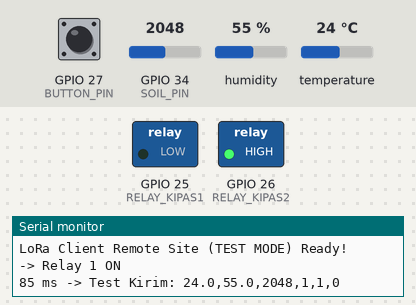
Recording of a sketch running on a simulated ESP32. Shown: switched loads named in the sketch (green lamp = pin HIGH), the last lines printed to the serial monitor. The inputs (shaded band) are chosen by the test bench; at power-on: GPIO 27 (BUTTON_PIN) HIGH, GPIO 34 (SOIL_PIN) = 2048, humidity 55 %, temperature 24 °C. No radio packets arrive unless stated.

Above: at 1.5 s.
At 7.1 s:
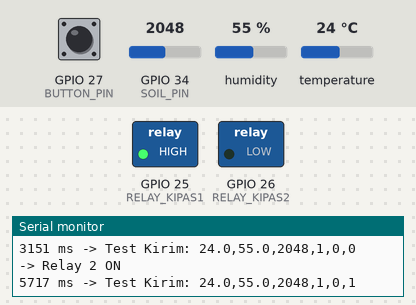
At 10.0 s:
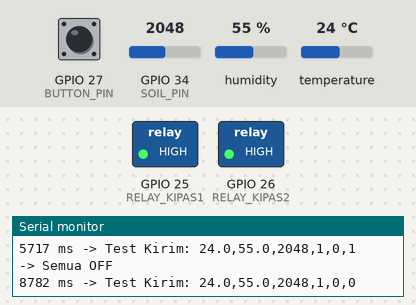
Timing chart, 0 to 14.7 s (numbered marks = the images above):
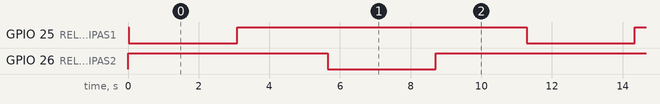

The sketch:

node.ino
```cpp
#include <SPI.h>
#include <LoRa.h>
#include <DHT.h>

SPIClass spiLoRa(VSPI);

// Definisi Pin Sensor & Aktuator
#define BUTTON_PIN 27
#define DHTPIN 13
#define DHTTYPE DHT22
#define SOIL_PIN 34
#define RELAY_KIPAS1 25
#define RELAY_KIPAS2 26

DHT dht(DHTPIN, DHTTYPE);

void setup() {
  Serial.begin(115200);

  dht.begin();
  pinMode(BUTTON_PIN, INPUT_PULLUP);

  // Inisialisasi Relay (Active LOW)
  pinMode(RELAY_KIPAS1, OUTPUT);
  pinMode(RELAY_KIPAS2, OUTPUT);

  // Set HIGH di awal agar relay dalam kondisi OFF saat pertama kali menyala
  digitalWrite(RELAY_KIPAS1, HIGH);
  digitalWrite(RELAY_KIPAS2, HIGH);

  // Inisialisasi LoRa SPI
  spiLoRa.begin(18, 19, 23, 5);
  LoRa.setSPI(spiLoRa);
  LoRa.setPins(5, 14, 4); // DIO0 aman di Pin 4

  if (!LoRa.begin(433E6)) {
    Serial.println("LoRa Client gagal!");
    while (1);
  }

  LoRa.setSyncWord(0xF3);
  LoRa.enableCrc();
  Serial.println("LoRa Client Remote Site (TEST MODE) Ready!");
}

// Fungsi khusus untuk membaca sensor dan mengirim data seketika
void bacaDanKirim() {
  float suhu = dht.readTemperature();
  float kelembaban = dht.readHumidity();
  int soil = analogRead(SOIL_PIN);
  int tombol = digitalRead(BUTTON_PIN);

  // Baca status raw dari pin relay
  int kipas1_raw = digitalRead(RELAY_KIPAS1);
  int kipas2_raw = digitalRead(RELAY_KIPAS2);

  // --- INVERSI LOGIKA ACTIVE LOW ---
  // Jika pin LOW (0) = Relay fisik ON (1). Jika pin HIGH (1) = Relay fisik OFF (0).
  int statusKipas1 = (kipas1_raw == LOW) ? 1 : 0;
  int statusKipas2 = (kipas2_raw == LOW) ? 1 : 0;

  // Antisipasi pembacaan DHT gagal
  if (isnan(suhu) || isnan(kelembaban)) {
    suhu = 0.0;
    kelembaban = 0.0;
  }

  // Bungkus semua data ke format CSV
  String paketData = String(suhu, 1) + "," +
                     String(kelembaban, 1) + "," +
                     String(soil) + "," +
                     String(tombol) + "," +
                     String(statusKipas1) + "," +
                     String(statusKipas2);

  // Kirim ke Basecamp via LoRa
  LoRa.beginPacket();
  LoRa.print(paketData);
  LoRa.endPacket();

  // Print dengan Timestamp untuk cek kecepatan pengiriman (Realtime test)
  Serial.print(millis());
  Serial.println(" ms -> Test Kirim: " + paketData);
}

void loop() {
  // --- Skenario 1: Relay 1 Nyala ---
  digitalWrite(RELAY_KIPAS1, LOW);
  digitalWrite(RELAY_KIPAS2, HIGH);
  Serial.println("\n-> Relay 1 ON");
  bacaDanKirim();
  delay(3000); // Jeda 3 detik (Aman untuk DHT22)

  // --- Skenario 2: Semua Mati ---
  digitalWrite(RELAY_KIPAS1, HIGH);
  digitalWrite(RELAY_KIPAS2, HIGH);
  Serial.println("\n-> Semua OFF");
  bacaDanKirim();
  delay(2500); // UBAH DI SINI: Minimal 2.5 detik agar aman saat membaca sensor!

  // --- Skenario 3: Relay 2 Nyala ---
  digitalWrite(RELAY_KIPAS1, HIGH);
  digitalWrite(RELAY_KIPAS2, LOW);
  Serial.println("\n-> Relay 2 ON");
  bacaDanKirim();
  delay(3000); // Jeda 3 detik (Aman untuk DHT22)

  // --- Skenario 4: Semua Mati ---
  digitalWrite(RELAY_KIPAS1, HIGH);
  digitalWrite(RELAY_KIPAS2, HIGH);
  Serial.println("\n-> Semua OFF");
  bacaDanKirim();
  delay(2500); // UBAH DI SINI: Minimal 2.5 detik agar aman saat membaca sensor!
}
```

Measured:
- by itself, GPIO 25 (RELAY_KIPAS1), GPIO 26 (RELAY_KIPAS2): alternates HIGH for 8.2 s and LOW for 3.1 s
- by itself, everything shown: repeats every 11.3 s, in 4 steps
